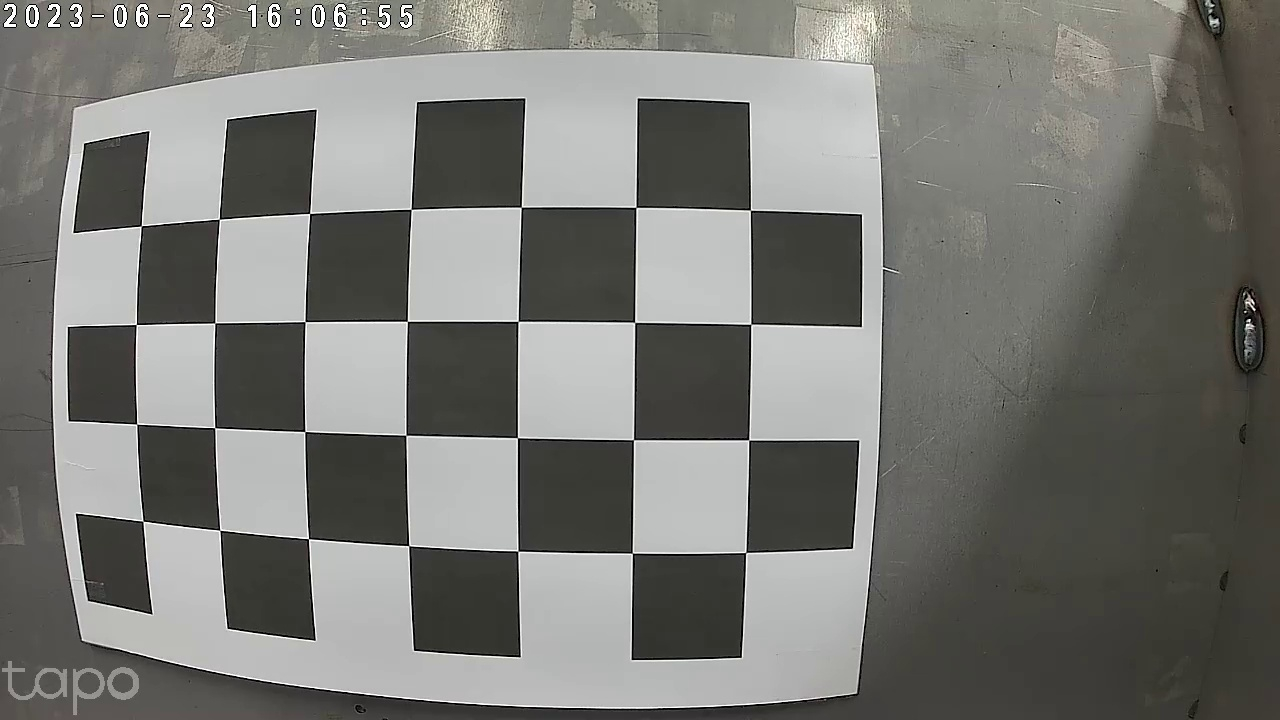
#> input picture img/calib_image1.jpg, 1280 x 720 px; its folder holds only this picture in this run
$ python image_calibration.py
#> lines starting #> are read from the running program, lines starting #| are printed output that depends on the picture; after the words box and inside, x2 and y2 are one past the last pixel; in counts of white or black regions, pixels touching at a corner belong together; long printed decimals are rounded
import cv2
import numpy as np
import glob

CHECKERBOARD = (4,7) # 행, 열(체커보드 내부 코너 수)

# criteria: 반복을 종료할 조건 (type(종료 조건의 타입), max_iter(최대 반복할 횟수), epsilon(정확도))
criteria = (cv2.TERM_CRITERIA_EPS + cv2.TERM_CRITERIA_MAX_ITER, 30, 0.001)

objpoints = []
imgpoints = []

objp = np.zeros((1, CHECKERBOARD[0] * CHECKERBOARD[1], 3), np.float32)
objp[0,:,:2] = np.mgrid[0:CHECKERBOARD[0], 0:CHECKERBOARD[1]].T.reshape(-1, 2)
prev_img_shape = None

images = glob.glob('./img/*.jpg')

for fname in images:
    img = cv2.imread(fname)
#> img is the input picture: shape (720, 1280, 3); mean B, G, R 115, 119.3, 119.1

    gray = cv2.cvtColor(img,cv2.COLOR_BGR2GRAY)

    # ret(true or false), corners(감지된 코너) = cv2.findChessboardCorners(image, pattern_size, flags(작업 플래그))
    ret, corners = cv2.findChessboardCorners(gray,
                                             CHECKERBOARD,
                                             cv2.CALIB_CB_ADAPTIVE_THRESH + cv2.CALIB_CB_FAST_CHECK + cv2.CALIB_CB_NORMALIZE_IMAGE)
#> ret = True; corners = 28 rows, first 8: [143, 521.3], [136.6, 424], [136.3, 324.5], [141.3, 225.8], [219.8, 530.3], [214.6, 427.7], [214.8, 323], [219.3, 219.2]
    if ret == True:
        objpoints.append(objp)

        # 정확한 코너의 위치를 얻기위함
        # cv2.cornerSubPix(image, corners, win_size, zero_zone, criteria)
        # win_size(검색 창의 측면 길이의 절반(무슨소리인지 모르겠음))
        # zero_zone(사각 영역의 크기의 절반, 보통 (-1,-1)사용함 (사각 영역이 없음을 나타냄))
        corners2 = cv2.cornerSubPix(gray, corners, (11,11),(-1,-1), criteria)
#> corners2 = 28 rows, first 8: [143, 521.3], [136.6, 424.2], [136.3, 324.5], [141.3, 225.9], [219.8, 530.3], [214.7, 427.6], [214.8, 322.9], [219.3, 219.1]
        imgpoints.append(corners2)

        img = cv2.drawChessboardCorners(img, CHECKERBOARD, corners2, ret)
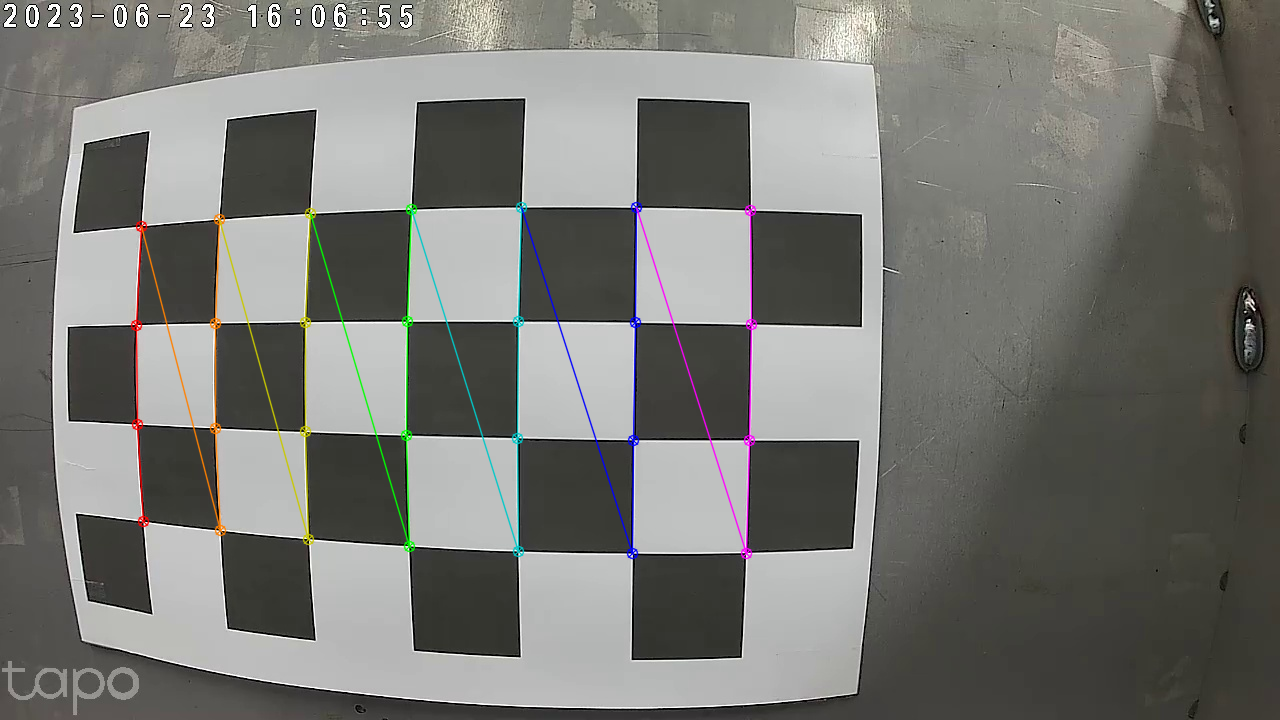
#> img: shape (720, 1280, 3); 1.65% of pixels changed, all inside (x1, y1, x2, y2) = (130, 201, 758, 560)

    cv2.imshow('img',img)
    cv2.waitKey(200)

cv2.destroyAllWindows()

# cv2.calibrateCamera(object_points, image_points, image_size)
ret, mtx, dist, rvecs, tvecs = cv2.calibrateCamera(objpoints, imgpoints, gray.shape[::-1], None, None)
#> ret = 0.311; mtx = [[647.7, 0, 626.3], [0, 648.1, 400.6], [0, 0, 1]]; dist = [[-0.255, 0.104, -0.0077, 0.00144, -0.0298]]; rvecs = ([0.0165, 0.00499, -1.56],); tvecs = ([-4.95, 1.27, 5.51],)
# 사용하는 변수: mtx = 내부 카메라 행결, dist = 렌즈 왜곡 계수

print("mtx : \n")
print(mtx)
#| [[647.711   0.         626.274 ]
#|  [  0.         648.056 400.615]
#|  [  0.           0.           1.        ]]

print("dist : \n")
print(dist)
#| [[-0.2552  0.104 -0.007697  0.001445 -0.02977]]

print("rvecs : \n")
print(rvecs)
#| (array([[ 0.01651],
#|        [ 0.004988],
#|        [-1.559]]),)

print("tvecs : \n")
print(tvecs)
#| (array([[-4.950],
#|        [ 1.275],
#|        [ 5.510]]),)

$ run again, on img/calib_image13.jpg
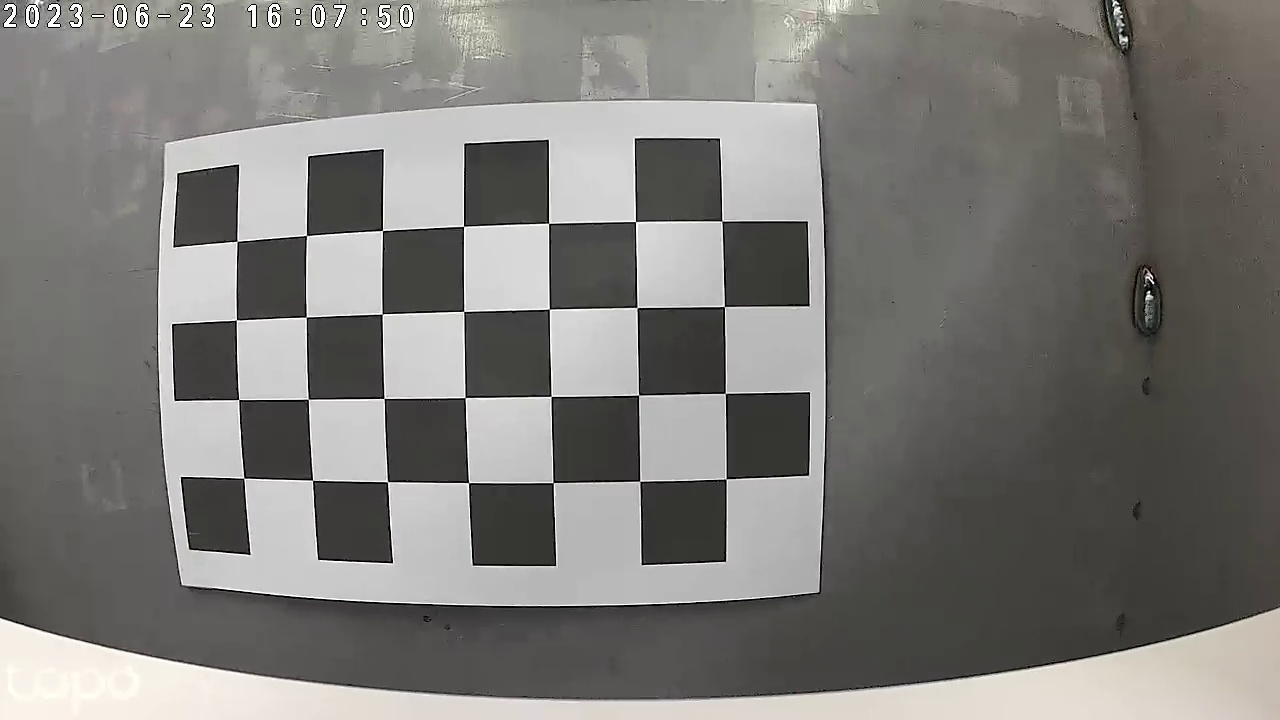
#> input picture img/calib_image13.jpg, 1280 x 720 px
#> img is the input picture: shape (720, 1280, 3); mean B, G, R 119.3, 122.6, 123.9
#> `ret, corners = cv2.findChessboardCorners(gray, CHECKERBOARD, cv2.CALIB..`: ret = True; corners = 28 rows, first 8: [243.7, 478.1], [238.7, 399.4], [236.3, 319.8], [237.1, 241.3], [312.6, 480.3], [308.3, 399.2], [306.1, 317.2], [306.5, 235.4]
#> corners2 = 28 rows, first 8: [243.8, 478.1], [238.7, 399.6], [236.4, 320.2], [236.9, 241.3], [312.5, 480.3], [308.4, 399.3], [306.3, 317.1], [306.5, 235.5]
#> `img = cv2.drawChessboardCorners(img, CHECKERBOARD, corners2, ret)`:
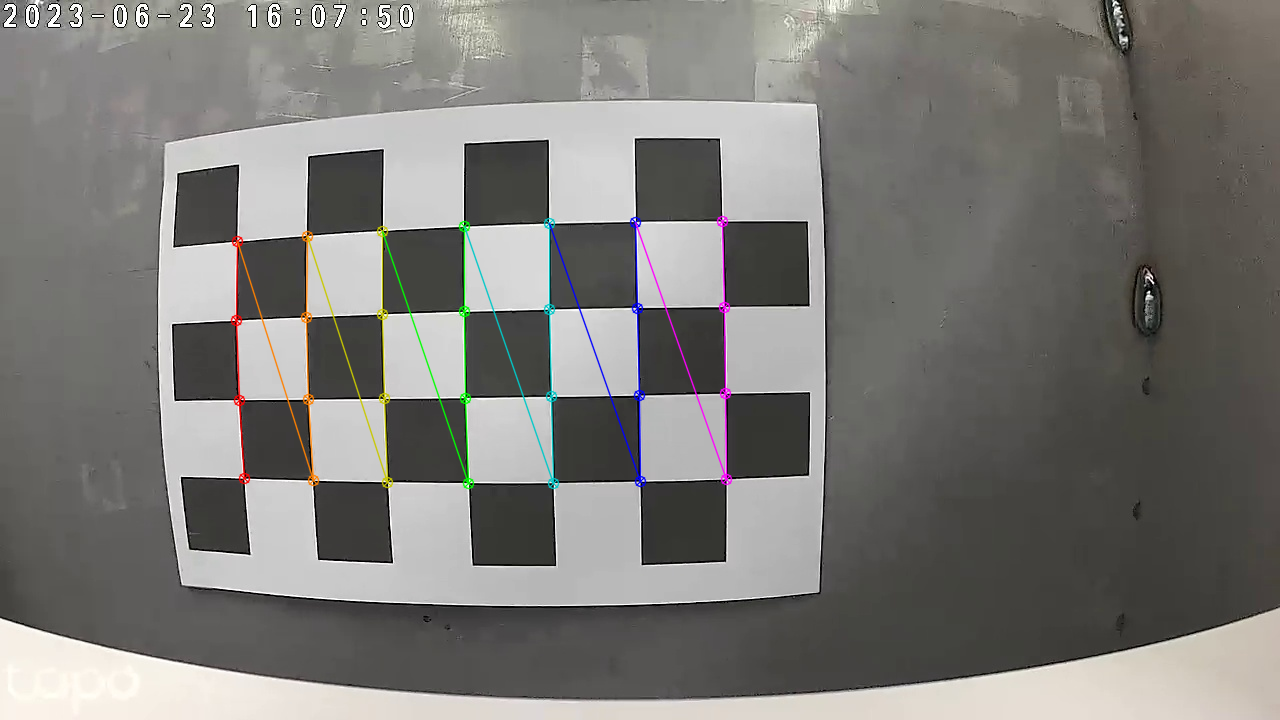
#> img: shape (720, 1280, 3); 1.32% of pixels changed, all inside (x1, y1, x2, y2) = (230, 215, 733, 490)
#> `ret, mtx, dist, rvecs, tvecs = cv2.calibrateCamera(objpoints, imgpoint..`: ret = 0.183; mtx = [[551.6, 0, 625.7], [0, 547.8, 409], [0, 0, 1]]; dist = [[-0.202, 0.0841, -0.00975, -0.000259, -0.0282]]; rvecs = ([0.0276, 0.0168, -1.59],); tvecs = ([-4.84, 0.922, 6.28],)
#| [[551.578   0.         625.672]
#|  [  0.         547.827  409.041 ]
#|  [  0.           0.           1.        ]]
#| [[-0.2017  0.08409 -0.009752 -0.0002592 -0.02817]]
#| (array([[ 0.02764],
#|        [ 0.01676],
#|        [-1.587]]),)
#| (array([[-4.836],
#|        [ 0.9217],
#|        [ 6.278]]),)

$ run again, on img/calib_image14.jpg
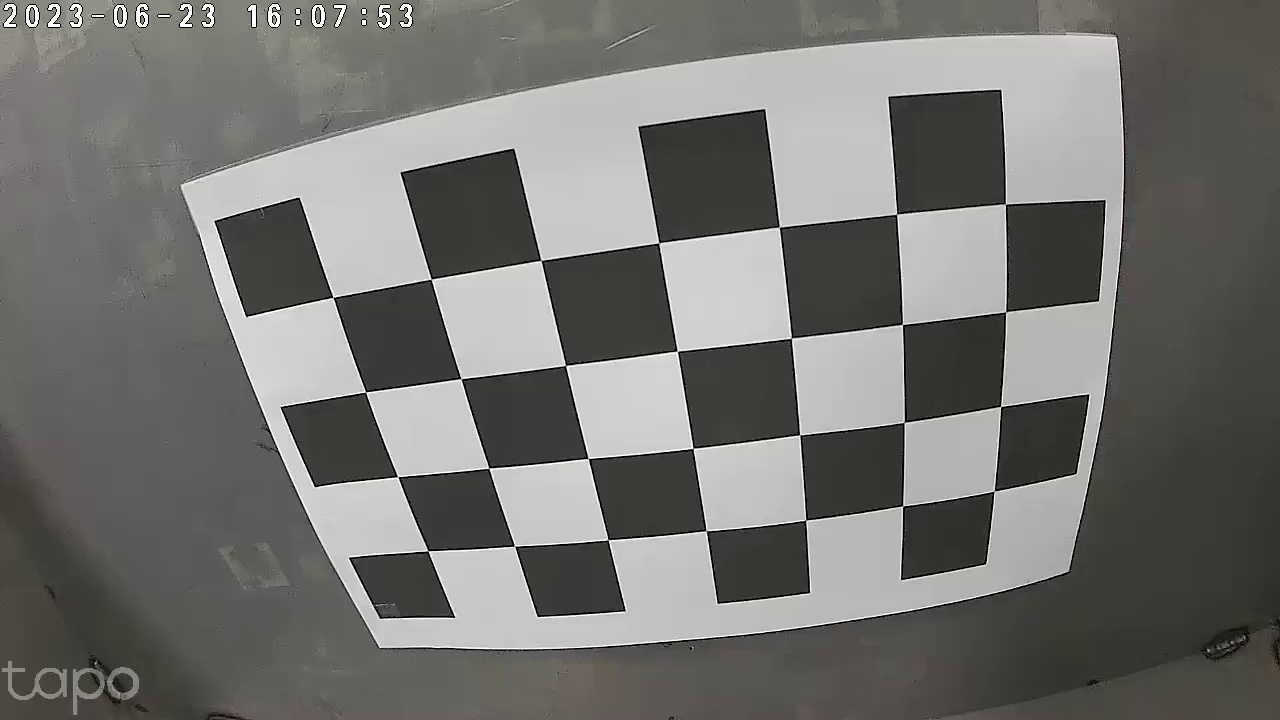
#> input picture img/calib_image14.jpg, 1280 x 720 px
#> img is the input picture: shape (720, 1280, 3); mean B, G, R 112.1, 115, 115.5
#> `ret, corners = cv2.findChessboardCorners(gray, CHECKERBOARD, cv2.CALIB..`: ret = True; corners = 28 rows, first 8: [428.1, 550.7], [397.7, 476.8], [365.6, 392], [333, 297.5], [514.6, 546.2], [488.8, 468], [460.9, 378.7], [431.1, 279.2]
#> corners2 = 28 rows, first 8: [427.8, 550.8], [397.7, 476.8], [365.5, 391.8], [333.1, 297.4], [514.6, 546.4], [488.8, 468.1], [460.9, 378.7], [431.2, 279.2]
#> `img = cv2.drawChessboardCorners(img, CHECKERBOARD, corners2, ret)`:
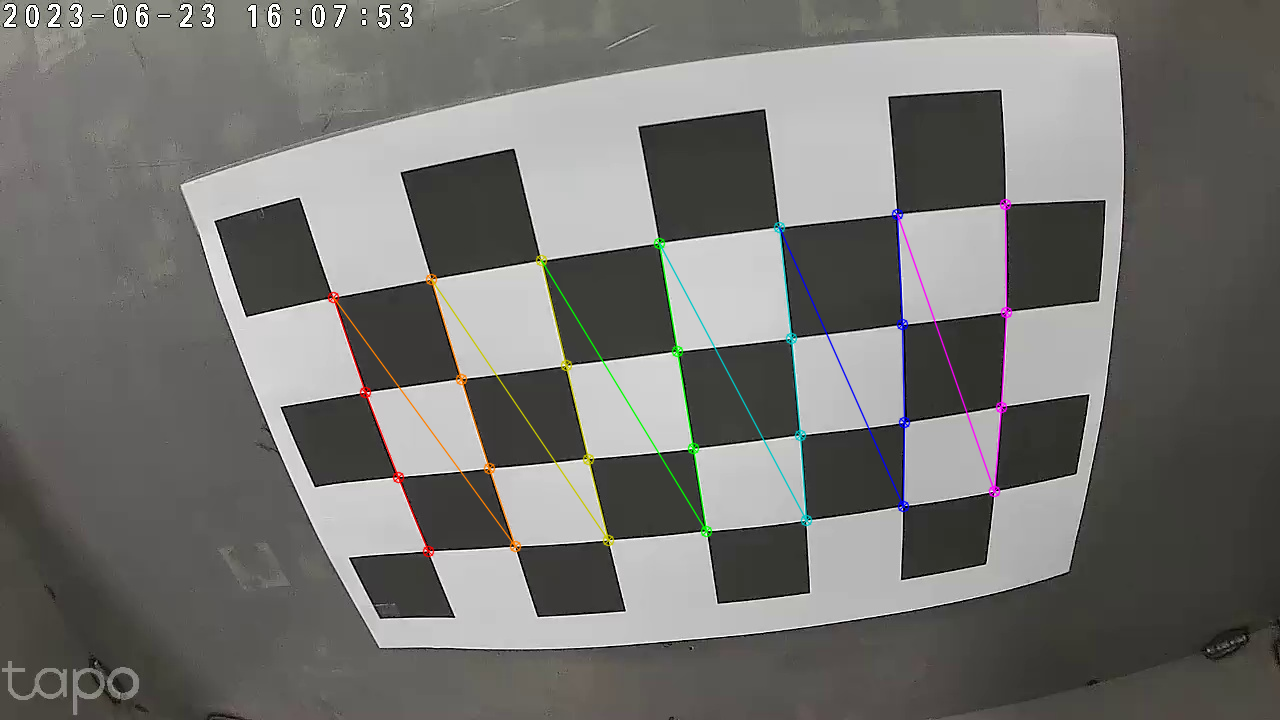
#> img: shape (720, 1280, 3); 1.42% of pixels changed, all inside (x1, y1, x2, y2) = (327, 198, 1013, 558)
#> `ret, mtx, dist, rvecs, tvecs = cv2.calibrateCamera(objpoints, imgpoint..`: ret = 4; mtx = [[9506.2, 0, 612.4], [0, 3615.4, 592.8], [0, 0, 1]]; dist = [[-73.52, 1761.1, -4.6, -0.0211, 13045.6]]; rvecs = ([-0.712, 0.744, -1.56],); tvecs = ([-1.23, -0.64, 67.36],)
#| [[9.50615348e+03 0.00000000e+00 6.12368202e+02]
#|  [0.00000000e+00 3.61541844e+03 5.92804150e+02]
#|  [0.00000000e+00 0.00000000e+00 1.00000000e+00]]
#| [[-7.35152969e+01  1.76106942e+03 -4.60238104e+00 -2.10569445e-02
#|    1.30456394e+04]]
#| (array([[-0.7121],
#|        [ 0.7436],
#|        [-1.565]]),)
#| (array([[-1.230],
#|        [-0.6396],
#|        [67.357]]),)

$ run again, on img/calib_image15.jpg
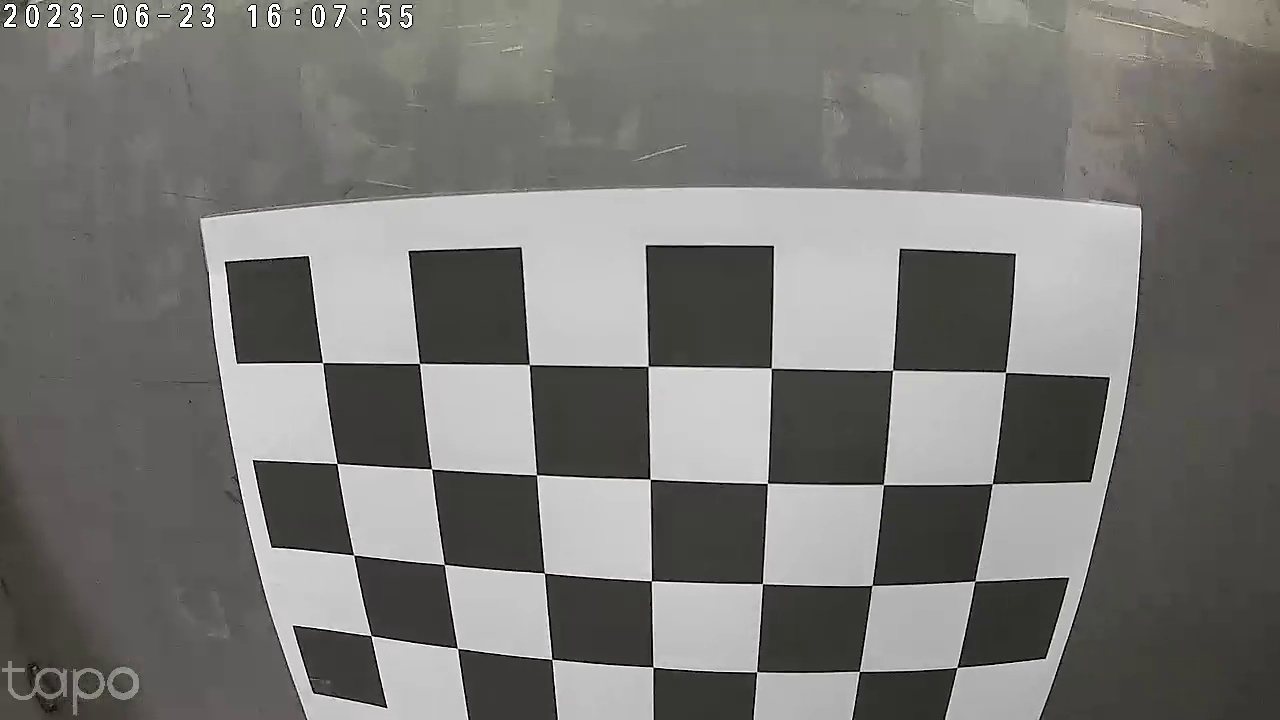
#> input picture img/calib_image15.jpg, 1280 x 720 px
#> img is the input picture: shape (720, 1280, 3); mean B, G, R 116.6, 119.6, 120.2
#> `ret, corners = cv2.findChessboardCorners(gray, CHECKERBOARD, cv2.CALIB..`: ret = True; corners = 28 rows, first 8: [371.1, 635.5], [353.7, 555], [336.9, 463.4], [322.5, 362.8], [457.5, 648.5], [444.4, 564.6], [431.4, 468.8], [419.4, 363.5]
#> corners2 = 28 rows, first 8: [370.9, 635.6], [353.7, 555], [337, 463.5], [322.6, 362.5], [457.4, 648.3], [444.4, 564.4], [431.6, 468.8], [419.4, 363.4]
#> `img = cv2.drawChessboardCorners(img, CHECKERBOARD, corners2, ret)`:
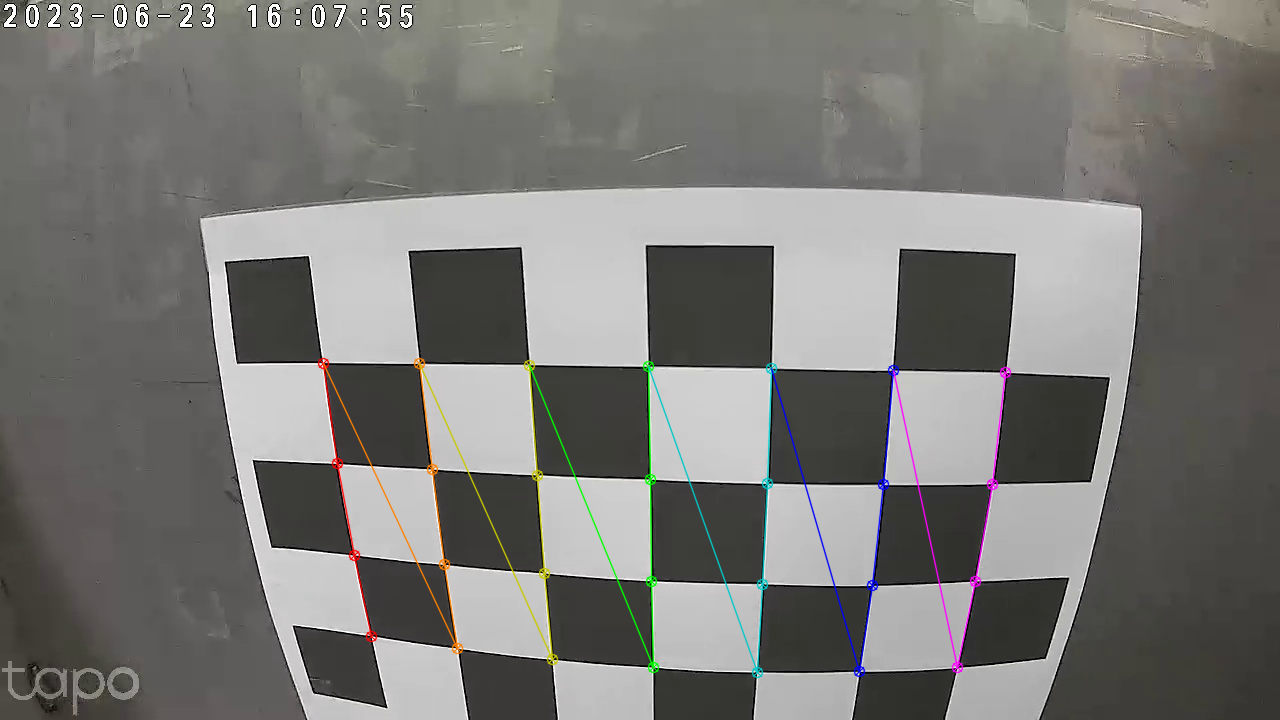
#> img: shape (720, 1280, 3); 1.51% of pixels changed, all inside (x1, y1, x2, y2) = (317, 357, 1012, 679)
#> `ret, mtx, dist, rvecs, tvecs = cv2.calibrateCamera(objpoints, imgpoint..`: ret = 0.479; mtx = [[951.3, 0, 510.4], [0, 1024.5, 334.3], [0, 0, 1]]; dist = [[-0.461, -0.202, 0.0179, 0.0576, 0.428]]; rvecs = ([0.14, 0.444, -1.58],); tvecs = ([-1.6, 3.03, 9.69],)
#| [[9.51257766e+02 0.00000000e+00 5.10402226e+02]
#|  [0.00000000e+00 1.02447827e+03 3.34309706e+02]
#|  [0.00000000e+00 0.00000000e+00 1.00000000e+00]]
#| [[-0.461 -0.2023  0.01786  0.05758  0.4275 ]]
#| (array([[ 0.14],
#|        [ 0.4443],
#|        [-1.579]]),)
#| (array([[-1.601],
#|        [ 3.033],
#|        [ 9.687]]),)
